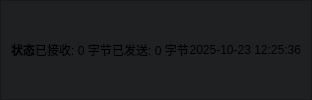
    <widget class="QFrame" name="statusBar">
     <property name="styleSheet">
      <string notr="true">background-color: rgb(31, 32, 34);</string>
     </property>
     <property name="frameShape">
      <enum>QFrame::Shape::StyledPanel</enum>
     </property>
     <property name="frameShadow">
      <enum>QFrame::Shadow::Raised</enum>
     </property>
     <layout class="QGridLayout" name="gridLayout_4">
      <property name="leftMargin">
       <number>0</number>
      </property>
      <property name="topMargin">
       <number>0</number>
      </property>
      <property name="rightMargin">
       <number>0</number>
      </property>
      <property name="bottomMargin">
       <number>0</number>
      </property>
      <property name="spacing">
       <number>0</number>
      </property>
      <item row="0" column="0">
       <layout class="QHBoxLayout" name="horizontalLayout_statusBar" stretch="2,3,3,2">
        <property name="spacing">
         <number>0</number>
        </property>
        <property name="leftMargin">
         <number>10</number>
        </property>
        <property name="rightMargin">
         <number>10</number>
        </property>
        <item>
         <widget class="QLabel" name="label_statusBar_sendStatus">
          <property name="minimumSize">
           <size>
            <width>0</width>
            <height>25</height>
           </size>
          </property>
          <property name="font">
           <font>
            <pointsize>9</pointsize>
            <bold>true</bold>
           </font>
          </property>
          <property name="layoutDirection">
           <enum>Qt::LayoutDirection::LeftToRight</enum>
          </property>
          <property name="text">
           <string>状态</string>
          </property>
          <property name="alignment">
           <set>Qt::AlignmentFlag::AlignLeading|Qt::AlignmentFlag::AlignLeft|Qt::AlignmentFlag::AlignVCenter</set>
          </property>
         </widget>
        </item>
        <item>
         <widget class="QLabel" name="label_statusBar_received">
          <property name="minimumSize">
           <size>
            <width>0</width>
            <height>25</height>
           </size>
          </property>
          <property name="layoutDirection">
           <enum>Qt::LayoutDirection::LeftToRight</enum>
          </property>
          <property name="text">
           <string>已接收: 0 字节</string>
          </property>
          <property name="alignment">
           <set>Qt::AlignmentFlag::AlignCenter</set>
          </property>
         </widget>
        </item>
        <item>
         <widget class="QLabel" name="label_statusBar_sent">
          <property name="minimumSize">
           <size>
            <width>0</width>
            <height>25</height>
           </size>
          </property>
          <property name="layoutDirection">
           <enum>Qt::LayoutDirection::LeftToRight</enum>
          </property>
          <property name="text">
           <string>已发送: 0 字节</string>
          </property>
          <property name="alignment">
           <set>Qt::AlignmentFlag::AlignCenter</set>
          </property>
         </widget>
        </item>
        <item>
         <widget class="QLabel" name="label_statusBar_dateTime">
          <property name="minimumSize">
           <size>
            <width>0</width>
            <height>25</height>
           </size>
          </property>
          <property name="layoutDirection">
           <enum>Qt::LayoutDirection::LeftToRight</enum>
          </property>
          <property name="text">
           <string>2025-10-23 12:25:36</string>
          </property>
          <property name="alignment">
           <set>Qt::AlignmentFlag::AlignRight|Qt::AlignmentFlag::AlignTrailing|Qt::AlignmentFlag::AlignVCenter</set>
          </property>
         </widget>
        </item>
       </layout>
      </item>
     </layout>
    </widget>
